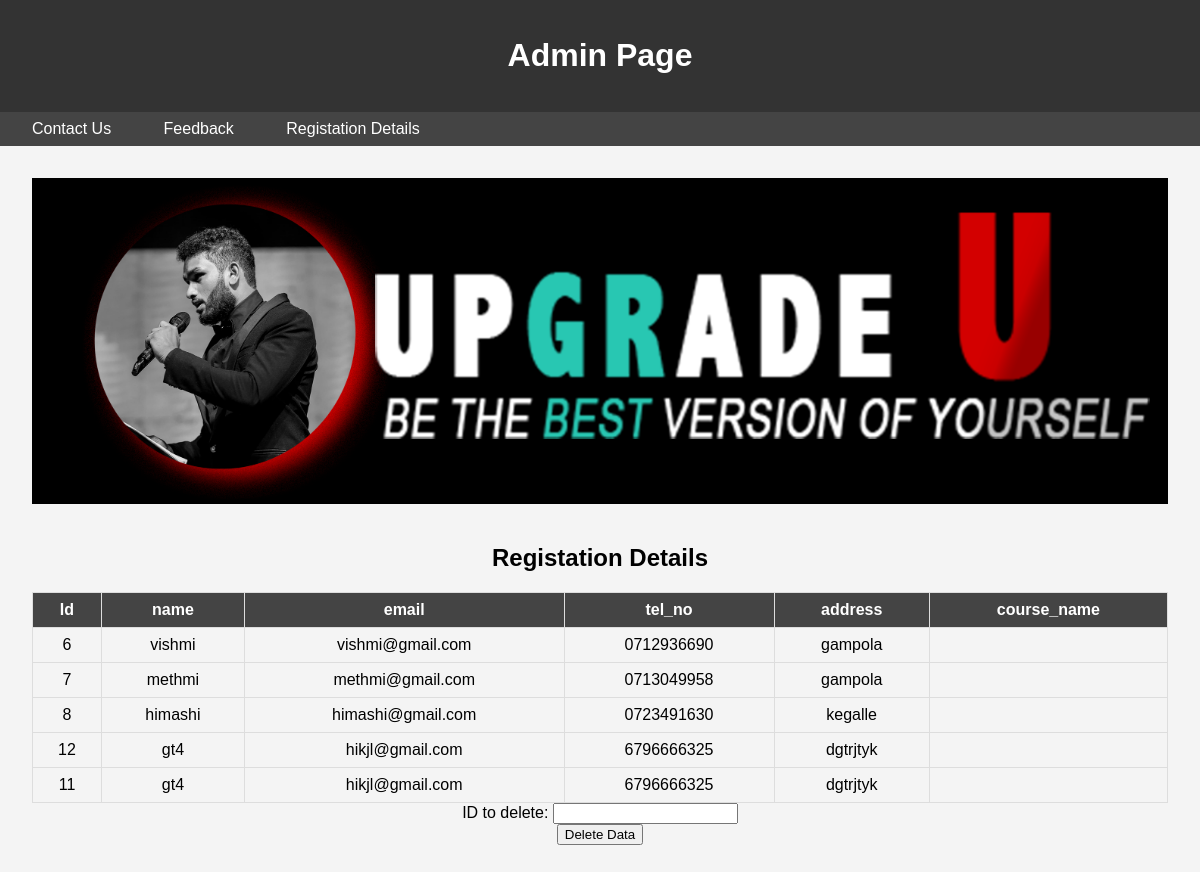
/Admin/Registation.php, run on the app's committed database.
### tables this page shows
CREATE TABLE `users` (
  `id` int(11) NOT NULL,
  `username` varchar(255) NOT NULL,
  `password` varchar(255) NOT NULL,
  `number` varchar(20) NOT NULL,
  `email` varchar(255) NOT NULL,
  `address` varchar(255) DEFAULT NULL,
  `course_name` varchar(255) NOT NULL,
  `course_type` varchar(50) NOT NULL
);

### Admin/Registation.php (the view, shortened to what this page needs)
<!DOCTYPE html>
<html lang="en">
<head>
    <link rel="stylesheet" href="./style.css">
</head>
<body>
<header>
        <h1>Admin Page</h1>
    </header>
    <nav>
        <a href="./admin.php">Contact Us</a>
        <a href="./feedback.php">Feedback</a>
        <a href="./Registation.php">Registation Details</a>
    </nav>
    <section>
        <img src="./images1/logo.svg.PNG" alt="Header Image">
    <div class="dashboard-section">
            <h2>Registation Details</h2>
            <?php
             include 'connn.php';
            $sql = "SELECT * FROM users";
            $result = $conn->query($sql);
            if ($result->num_rows > 0) {
                echo "<table>";
                echo "<tr><th>Id</th><th>name</th><th>email</th><th>tel_no</th><th>address</th><th>course_name</th></tr>";
                while ($row = $result->fetch_assoc()) {
                    echo "<tr><td>{$row['id']}</td><td>{$row['username']}</td><td>{$row['email']}</td><td>{$row['number']}</td><td>{$row['address']}</td><td>{$row['course_name']}</td></tr>";
                }
                echo "</table>";
            } else {
                echo "0 results";
            }
            ?>
        </div>
        <div>
       <form action="delete.php" method="post">
                    <label for="id">ID to delete:</label>
                    <input type="number" name="id" required>
                    <div class="btn">
                        <button type="submit" name="del_reg">Delete Data</button>
                    </div>
                </form>
       </div>
        </section>
</body>
</html>

### Admin/style.css (style rules this page uses)
body { margin: 0; padding: 0; font-family: 'Arial', sans-serif; background-color: #f4f4f4; }
header { background-color: #333; color: #fff; text-align: center; padding: 1rem; }
nav { background-color: #444; color: #fff; padding: 0.5rem; }
nav a { color: #fff; text-decoration: none; padding: 0.5rem; margin: 0 1rem; }
section { padding: 2rem; text-align: center; }
img { max-width: 100%; height: auto; margin-bottom: 1rem; }
table { width: 100%; border-collapse: collapse; margin-top: 1rem; }
th, td { border: 1px solid #ddd; padding: 0.5rem; }
th { background-color: #444; color: #fff; }

### data on the page
users: id "6", username "vishmi", email "vishmi@gmail.com", number "0712936690", address "gampola"
users: id "7", username "methmi", email "methmi@gmail.com", number "0713049958", address "gampola"
users: id "8", username "himashi", email "himashi@gmail.com", number "0723491630", address "kegalle"
users: id "12", username "gt4", email "hikjl@gmail.com", number "6796666325", address "dgtrjtyk"
users: id "11", username "gt4", email "hikjl@gmail.com", number "6796666325", address "dgtrjtyk"
